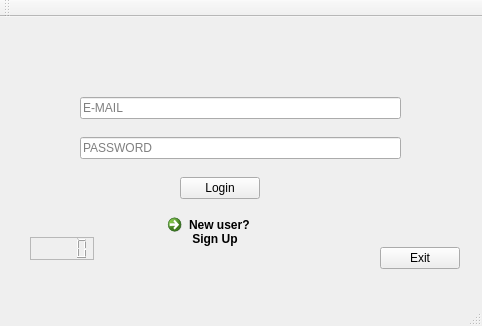
<?xml version="1.0" encoding="UTF-8"?>
<ui version="4.0">
 <class>MainWindow</class>
 <widget class="QMainWindow" name="MainWindow">
  <property name="geometry">
   <rect>
    <x>0</x>
    <y>0</y>
    <width>482</width>
    <height>326</height>
   </rect>
  </property>
  <property name="mouseTracking">
   <bool>true</bool>
  </property>
  <property name="acceptDrops">
   <bool>true</bool>
  </property>
  <property name="windowTitle">
   <string>MainWindow</string>
  </property>
  <property name="dockNestingEnabled">
   <bool>false</bool>
  </property>
  <widget class="QWidget" name="centralWidget">
   <widget class="QLineEdit" name="email">
    <property name="geometry">
     <rect>
      <x>80</x>
      <y>80</y>
      <width>321</width>
      <height>22</height>
     </rect>
    </property>
    <property name="placeholderText">
     <string>E-MAIL</string>
    </property>
   </widget>
   <widget class="QLineEdit" name="password">
    <property name="geometry">
     <rect>
      <x>80</x>
      <y>120</y>
      <width>321</width>
      <height>22</height>
     </rect>
    </property>
    <property name="placeholderText">
     <string>PASSWORD</string>
    </property>
   </widget>
   <widget class="QPushButton" name="Login">
    <property name="geometry">
     <rect>
      <x>380</x>
      <y>230</y>
      <width>80</width>
      <height>22</height>
     </rect>
    </property>
    <property name="text">
     <string>Exit</string>
    </property>
   </widget>
   <widget class="QPushButton" name="login">
    <property name="geometry">
     <rect>
      <x>180</x>
      <y>160</y>
      <width>80</width>
      <height>22</height>
     </rect>
    </property>
    <property name="text">
     <string>Login</string>
    </property>
   </widget>
   <widget class="QCommandLinkButton" name="commandLinkButton">
    <property name="geometry">
     <rect>
      <x>160</x>
      <y>190</y>
      <width>174</width>
      <height>41</height>
     </rect>
    </property>
    <property name="text">
     <string>New user?
 Sign Up</string>
    </property>
   </widget>
   <widget class="QLCDNumber" name="lcdNumber">
    <property name="geometry">
     <rect>
      <x>30</x>
      <y>220</y>
      <width>64</width>
      <height>23</height>
     </rect>
    </property>
    <property name="frameShape">
     <enum>QFrame::StyledPanel</enum>
    </property>
   </widget>
  </widget>
  <widget class="QMenuBar" name="menuBar">
   <property name="geometry">
    <rect>
     <x>0</x>
     <y>0</y>
     <width>482</width>
     <height>19</height>
    </rect>
   </property>
  </widget>
  <widget class="QToolBar" name="mainToolBar">
   <attribute name="toolBarArea">
    <enum>TopToolBarArea</enum>
   </attribute>
   <attribute name="toolBarBreak">
    <bool>false</bool>
   </attribute>
  </widget>
  <widget class="QStatusBar" name="statusBar"/>
 </widget>
 <layoutdefault spacing="6" margin="11"/>
 <resources/>
 <connections>
  <connection>
   <sender>Login</sender>
   <signal>clicked()</signal>
   <receiver>MainWindow</receiver>
   <slot>close()</slot>
   <hints>
    <hint type="sourcelabel">
     <x>208</x>
     <y>225</y>
    </hint>
    <hint type="destinationlabel">
     <x>290</x>
     <y>265</y>
    </hint>
   </hints>
  </connection>
 </connections>
</ui>
